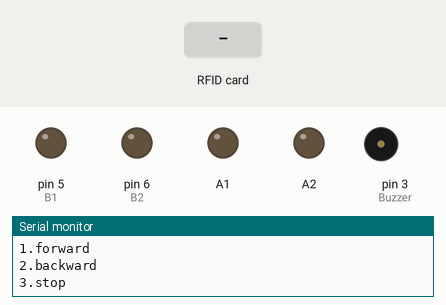
The sketch below on a simulated Arduino Uno, built with avr-gcc and run on an emulated ATmega328P. On the bench: output pins drawn as LEDs (lit = HIGH), buzzer (waves = sounding, pin HIGH), the last lines printed to the serial monitor. The inputs (shaded band) are chosen by the test bench. Pins used as bus, display or sensor lines are not drawn.

Above: at 1.2 s.
1.3 s: RFID card C7 9D 88 4A held to the reader
At 2.2 s:
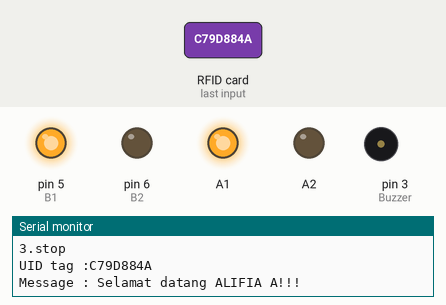
At 3.6 s:
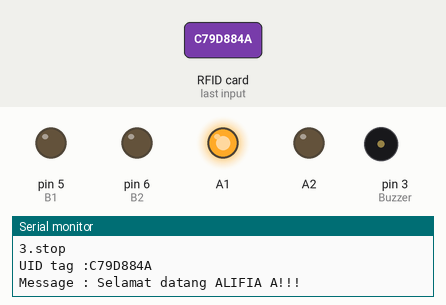
3.9 s: RFID card EA 06 D5 80 held to the reader
At 6.3 s:
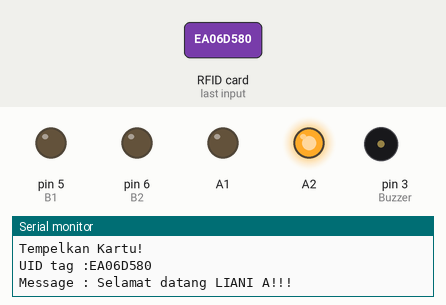
6.9 s: RFID card 5E 7A 19 C4 held to the reader
Timing chart, 0 to 9.9 s (numbered marks = the images above; inputs shaded):
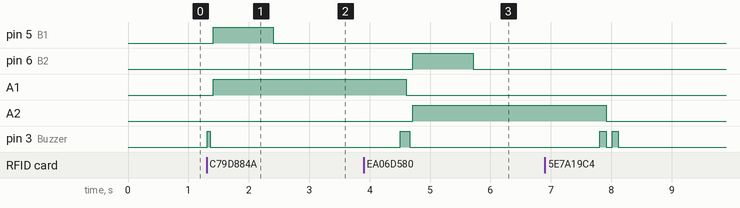

Measured:
- after the input at 1.3 s, pin 5 (B1): LOW → HIGH after 0.11 s, → LOW 1.0 s later; A1: LOW → HIGH after 0.11 s; pin 3 (Buzzer): LOW → HIGH at once, → LOW 0.05 s later
- after the input at 3.9 s, pin 6 (B2): LOW → HIGH after 0.81 s, → LOW 1.0 s later; A2: LOW → HIGH after 0.81 s

The sketch:

motor_dc_dan_RFID.ino
```cpp
#include <SPI.h>
#include <MFRC522.h>
#define B1 5 // Motor B pins
#define B2 6


int Tombol=2;
int Buzzer=3;

//Inisialisasi pembuatan variable
#define SS_PIN 10
#define RST_PIN 9
MFRC522 mfrc522(SS_PIN, RST_PIN);

void setup() {
 //Menentukan Fungsionalitas dari PIN pada Microcontroller
 pinMode(Buzzer, OUTPUT);
 Serial.begin(115200); //baudrate yang digunakan untuk komunikasi microcontroller dengan komputer
 SPI.begin(); // Initiate SPI bus
 mfrc522.PCD_Init(); // Initiate MFRC522
 pinMode(A1, OUTPUT);
 pinMode(A2, OUTPUT);
 pinMode(B1, OUTPUT);
 pinMode(B2, OUTPUT);
 digitalWrite(A1, LOW);
 digitalWrite(A2, LOW);
 digitalWrite(B1, LOW);
 digitalWrite(B2, LOW);

 Serial.println("Silahkan Pilih salah satu:");
 Serial.println("1.forward");
 Serial.println("2.backward");
 Serial.println("3.stop");
}

void loop() {
 //Program yang akan dijalankan berulang-ulang
 if ( ! mfrc522.PICC_IsNewCardPresent()) {return;}
 // Select one of the cards
 if ( ! mfrc522.PICC_ReadCardSerial()) {return;}

 //Show UID on serial monitor
 Serial.print("UID tag :");
 String content= "";
 byte letter;
 for (byte i = 0; i < mfrc522.uid.size; i++)
 {
 Serial.print(mfrc522.uid.uidByte[i] < 0x10 ? "0" : "");
 Serial.print(mfrc522.uid.uidByte[i], HEX);
 content.concat(String(mfrc522.uid.uidByte[i] < 0x10 ? "0" : ""));
 content.concat(String(mfrc522.uid.uidByte[i], HEX));
 }
 Serial.println();
 Serial.print("Message : ");
 content.toUpperCase();
 if (content== "C79D884A") //Sesuaikan dengan ID kartu anda
 {
   digitalWrite(Buzzer, HIGH);
 delay(50);
 digitalWrite(Buzzer,LOW);
 delay(50);
 Serial.println("Selamat datang ALIFIA A!!!");
 forward();
 delay(2000);
 }
 else if (content== "EA06D580") //Sesuaikan dengan ID kartu anda
 {
 digitalWrite(Buzzer, HIGH);
 delay(50);
 digitalWrite(Buzzer,LOW);
 delay(50);
 Serial.println("Selamat datang LIANI A!!!");
 backward();
 delay(2000);

 }else{
 Serial.println("Kartu Belum Terdaftar!");
 }
 Serial.println("Tempelkan Kartu!");
 delay(100);
 digitalWrite(Buzzer,HIGH);
 delay(100);
 Stop();
 digitalWrite(Buzzer,LOW);
  }
  void forward() { //function of forward
 analogWrite(A1, 255);//5
 analogWrite(A2, 0);//6
 analogWrite(B1, 255);//10
 analogWrite(B2, 0);//11
 delay(1000);
 digitalWrite(B1,LOW);
}
void backward() { //function of backward
 analogWrite(A1, 0);
 analogWrite(A2, 210);
 analogWrite(B1, 0);
 analogWrite(B2, 255);
 delay(1000);
 digitalWrite(B2,LOW);
}
void Stop() { //function of stop
 digitalWrite(A1, LOW);
 digitalWrite(A2, LOW);
 digitalWrite(B1, LOW);
 digitalWrite(B2, LOW);
}
```
